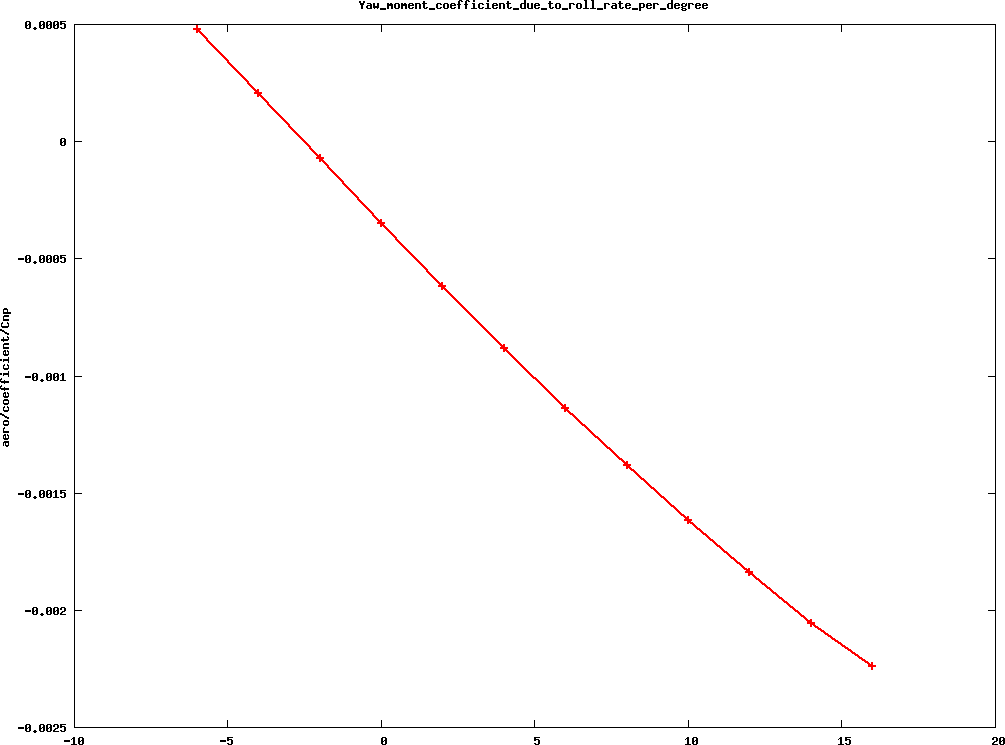

Source code (gnuplot):
#! gnuplot 
set title "Yaw_moment_coefficient_due_to_roll_rate_per_degree"
set xlabel ""
set ylabel "aero/coefficient/Cnp"
set term png medium size 1024,768 crop
unset key

set out 'Yaw_moment_coefficient_due_to_roll_rate_per_degree.png'
plot \
'Yaw_moment_coefficient_due_to_roll_rate_per_degree.dat' w linespoints lw 2
set out
set term png medium size 1024,768 crop
